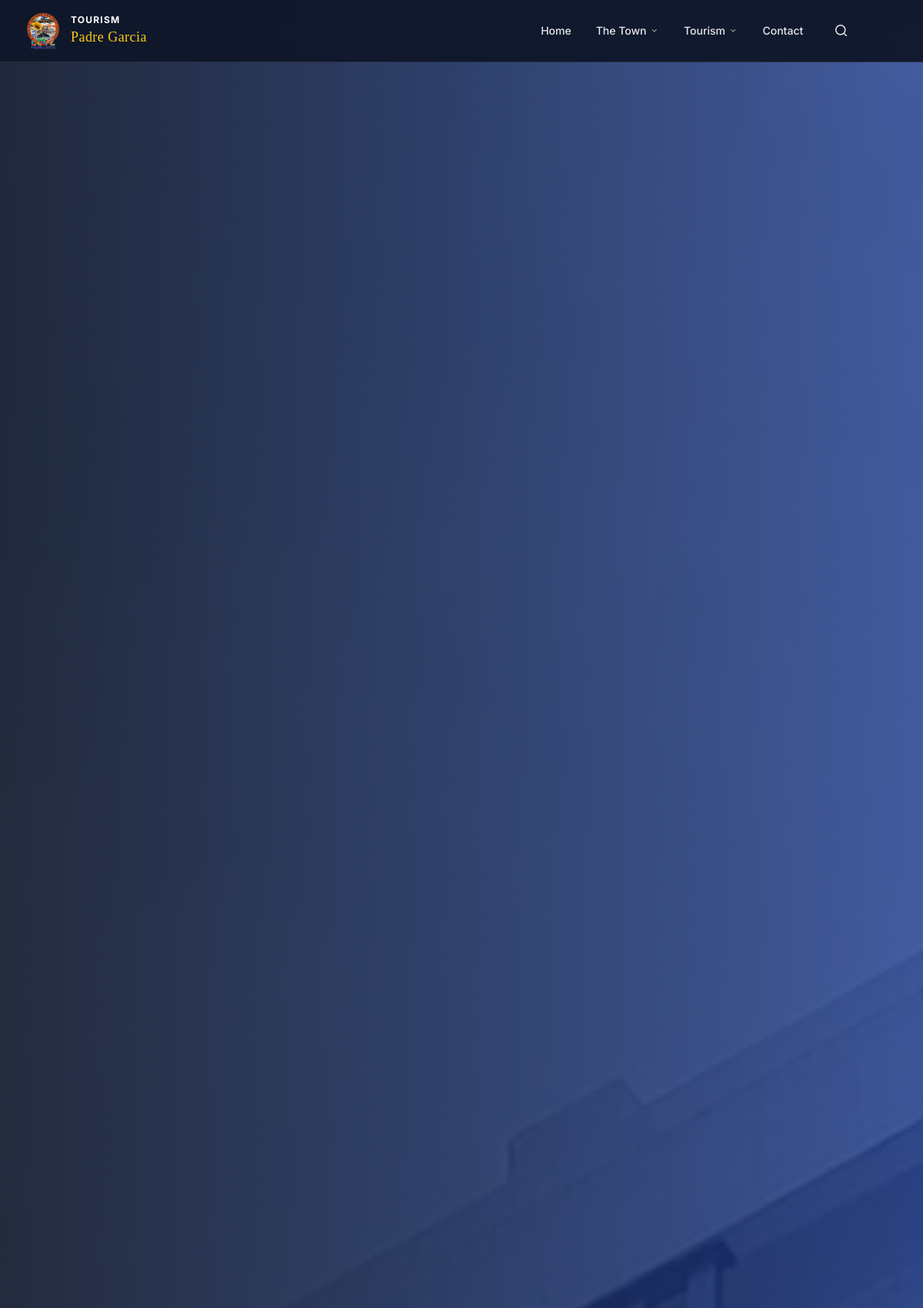
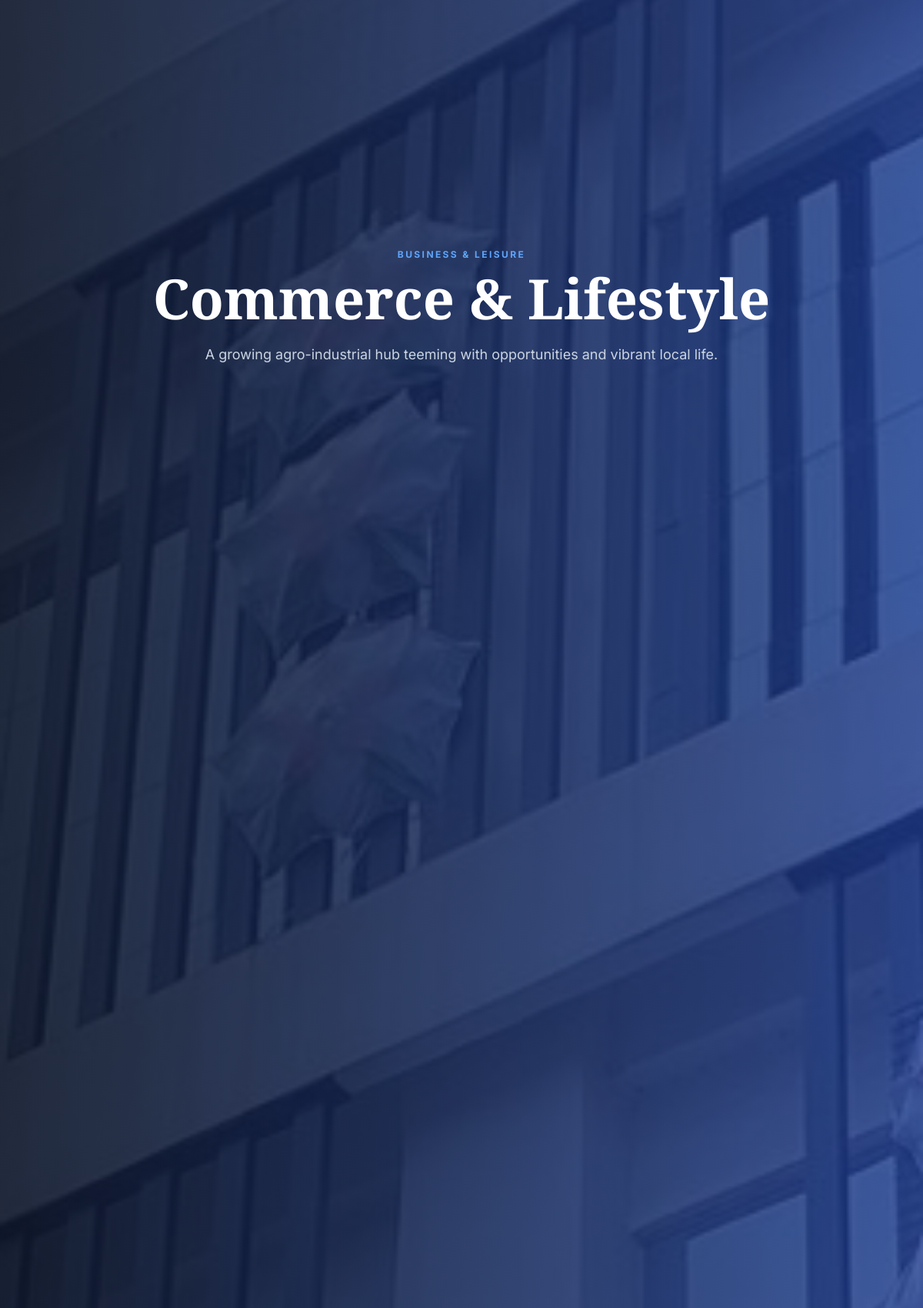
Screenshot of /commercial (upper part) with the database file from the repository (2 pictures, top to bottom).
### webapp/models.py (models this page shows)
class SiteContent(db.Model):
    id = db.Column(db.Integer, primary_key=True)
    key = db.Column(db.String(100), unique=True, nullable=False)
    value = db.Column(db.Text, nullable=True)

### webapp/views.py (the view)
@views.route("/commercial")
def commercial():
    content = get_common_content()
    page = request.args.get('page', 1, type=int)
    establishments = CommercialEstablishment.query.order_by(CommercialEstablishment.id.desc()).paginate(page=page, per_page=6, error_out=False)
    page_stay = request.args.get('page_stay', 1, type=int)
    accommodations = Accommodation.query.order_by(Accommodation.id.desc()).paginate(page=page_stay, per_page=6, error_out=False)
    banks = FinancialInstitution.query.all()
    defaults = {
        'comm_hero_title': 'Commerce & Lifestyle',
        'comm_hero_sub': 'Business & Leisure',
        'comm_hero_desc': 'A growing agro-industrial hub teeming with opportunities and vibrant local life.',
        'comm_hero_bg': url_for('static', filename='images/commerce_hero.jpg'),
        'comm_intro_title': 'A Thriving Economy',
        'comm_intro_text': 'Beyond the cattle market...',
        'comm_shop_title': 'Shopping & Markets',
        'comm_shop_head': 'Padre Garcia Public Market',
        'comm_shop_text': 'The daily heartbeat of the town...',
        'comm_shop_img': url_for('static', filename='images/public_market.jpg'),
        'comm_shop_li1': 'Fresh Fruits & Vegetables',
        'comm_shop_li2': 'Clothing & Dry Goods',
        'comm_shop_li3': 'Agricultural Supplies',
        'comm_dine_title': 'Featured Establishments',
        'comm_stay_title': 'Stay & Relax',
        'comm_stay_head': 'Resorts & Inns', 'comm_stay_text': 'Padre Garcia offers various accommodations...',
        'comm_fin_title': 'Financial Infrastructure',
        'comm_fin_text': 'To support the high volume of trade, we have a robust banking system.'
    }
    for k, v in defaults.items(): content[k] = get_content(k, v)
    return render_template("commercial.html", content=content, establishments=establishments, accommodations=accommodations, banks=banks)

### webapp/views.py (called while the page is built, shortened)
def get_content(key, default=""):
    content = SiteContent.query.filter_by(key=key).first()
    return content.value if content else default

@views.before_app_request
def check_maintenance():
    try:
        setting = SiteContent.query.filter_by(key='site_maintenance_mode').first()
        is_maintenance = (setting.value == 'true') if setting else False
    except:
        is_maintenance = False
    if not is_maintenance:
        return None

### webapp/templates/commercial.html (shortened to what this page needs)
{% extends "base.html" %}
{% block content %}
<header class="commerce-hero min-h-[45vh] md:min-h-[55vh] flex items-center justify-center relative pt-20 pb-10">
    <div class="text-center text-white z-10 px-4 sm:px-6 max-w-5xl mx-auto" data-aos="fade-up">
        <span class="text-blue-400 uppercase tracking-[0.2em] text-[10px] md:text-xs font-bold mb-3 block">
            {{ content.comm_hero_sub }}
        </span>
        <h1 class="text-4xl sm:text-5xl md:text-7xl font-bold serif-head mb-4 md:mb-6 leading-tight">
            {{ content.comm_hero_title }}
        </h1>
        <p class="text-slate-300 text-base md:text-lg max-w-2xl mx-auto leading-relaxed">
            {{ content.comm_hero_desc }}
        </p>
    </div>
</header>
                {% set shop_media = content.comm_shop_img %}
{% endblock %}

### webapp/templates/base.html (shortened to what this page needs)
<!DOCTYPE html>
<html lang="en">
<head>
    <script src="https://cdn.tailwindcss.com/3.4.16"></script>
    <link href="https://cdnjs.cloudflare.com/ajax/libs/remixicon/4.1.0/remixicon.min.css" rel="stylesheet">
    <link href="https://unpkg.com/aos@2.3.1/dist/aos.css" rel="stylesheet">
</head>
<body class="flex flex-col min-h-screen {% block body_class %}{% endblock %}">
    {% block navbar %}
    <nav class="fixed top-0 left-0 right-0 w-full z-50 bg-slate-900/95 backdrop-blur-md border-b border-white/10 transition-all duration-300 default-nav"
        id="main-nav">
        <div class="max-w-7xl mx-auto px-4 sm:px-6 lg:px-8">
            <div class="flex justify-between items-center h-16 sm:h-20">
                <a href="{{ url_for('views.home') }}"
                    class="flex items-center gap-2 sm:gap-3 group shrink-0 relative z-50">
                    {% if content and content.site_logo %}
                    <img src="{{ url_for('static', filename=content.site_logo.replace('static/', '')) if 'static/uploads' in content.site_logo else content.site_logo }}"
                        alt="Tourism Padre Garcia"
                        class="h-10 sm:h-12 w-auto object-contain transition group-hover:scale-105">
                    <div class="flex flex-col">
                        <span
                            class="text-white font-bold tracking-widest text-[9px] sm:text-xs uppercase leading-tight">Tourism</span>
                        <span
                            class="text-yellow-400 font-serif text-sm sm:text-lg leading-none tracking-wide whitespace-nowrap">Padre
                            Garcia</span>
                    </div>
                    {% endif %}
                </a>
                <div class="hidden md:flex items-center gap-5 lg:gap-8">
                    <a href="{{ url_for('views.home') }}"
                        class="{{ 'text-yellow-400 font-bold border-b-2 border-yellow-400' if request.endpoint == 'views.home' else 'text-white/90 hover:text-white' }} text-sm font-medium transition py-1">Home</a>
                    <div class="relative group h-full flex items-center">
                        <button
                            class="flex items-center gap-1 text-white/90 hover:text-white text-sm font-medium transition focus:outline-none py-4">
                            The Town <i
                                class="ri-arrow-down-s-line text-xs opacity-70 group-hover:rotate-180 transition-transform duration-300"></i>
                        </button>
                    </div>
                    <div class="relative group h-full flex items-center">
                        <button
                            class="flex items-center gap-1 text-white/90 hover:text-white text-sm font-medium transition focus:outline-none py-4">
                            Tourism <i
                                class="ri-arrow-down-s-line text-xs opacity-70 group-hover:rotate-180 transition-transform duration-300"></i>
                        </button>
                    </div>
                    <a href="{{ url_for('views.contacts') }}"
                        class="{{ 'text-yellow-400 font-bold border-b-2 border-yellow-400' if request.endpoint == 'views.contacts' else 'text-white/90 hover:text-white' }} text-sm font-medium transition py-1">Contact</a>
                    <button onclick="openSearchModal()" class="text-white/90 hover:text-yellow-400 transition ml-2 text-lg focus:outline-none" title="Search (Ctrl+K)">
                        <i class="ri-search-line"></i>
                    </button>
                </div>
            </div>
        </div>
    </nav>
    {% endblock %}
    <main class="flex-grow">
        {% block content %}{% endblock %}
    </main>
</body>
</html>

### webapp/templates/base.html (style rules this page uses)
html, body { overflow-x: hidden; width: 100%; margin: 0; padding: 0; background-color: #f8fafc; transition: all 0.3s ease; }

### rows the page displays
SiteContent: value (picture)
SiteContent: comm_hero_sub "BUSINESS & LEISURE"
SiteContent: comm_hero_title "Commerce & Lifestyle"
SiteContent: comm_hero_desc "A growing agro-industrial hub teeming with opportunities and vibrant local life."
